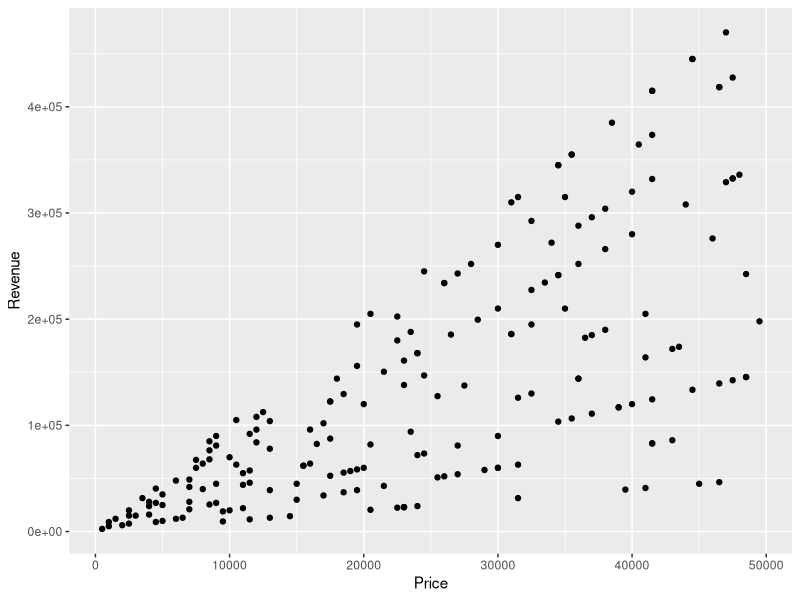
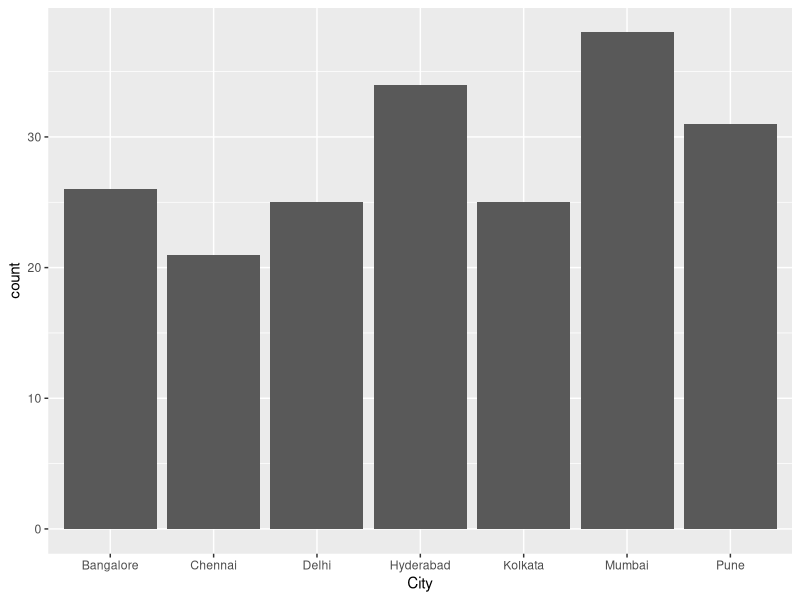
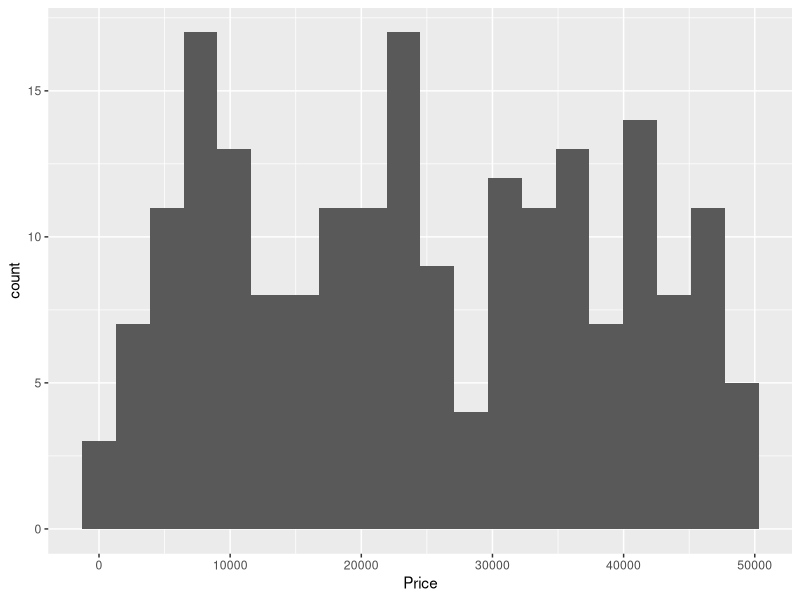
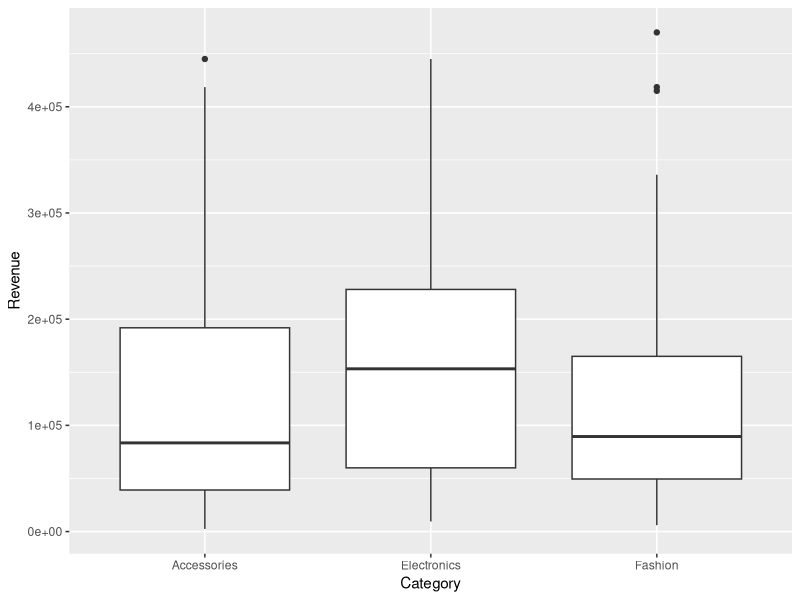
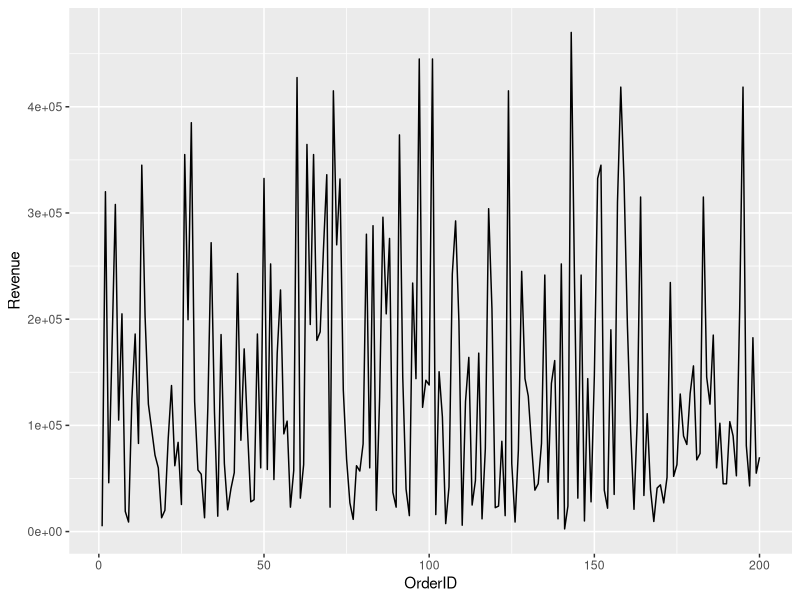
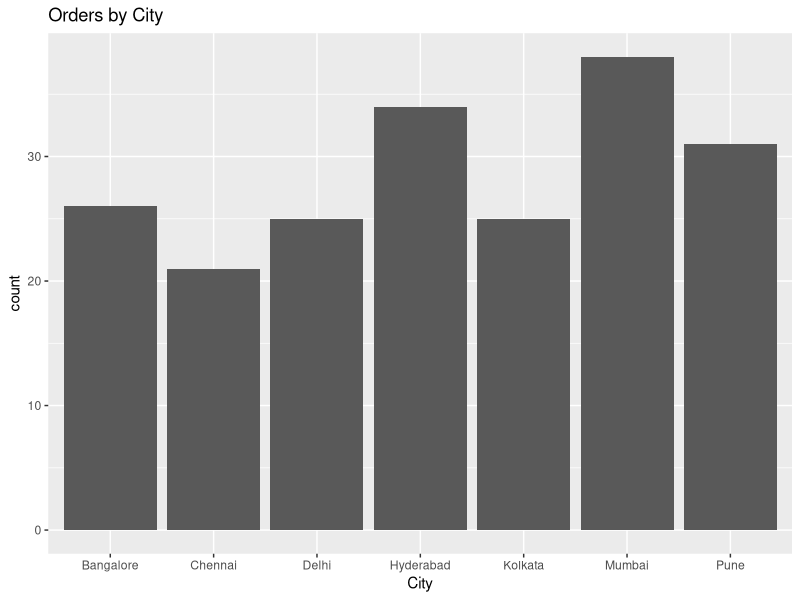
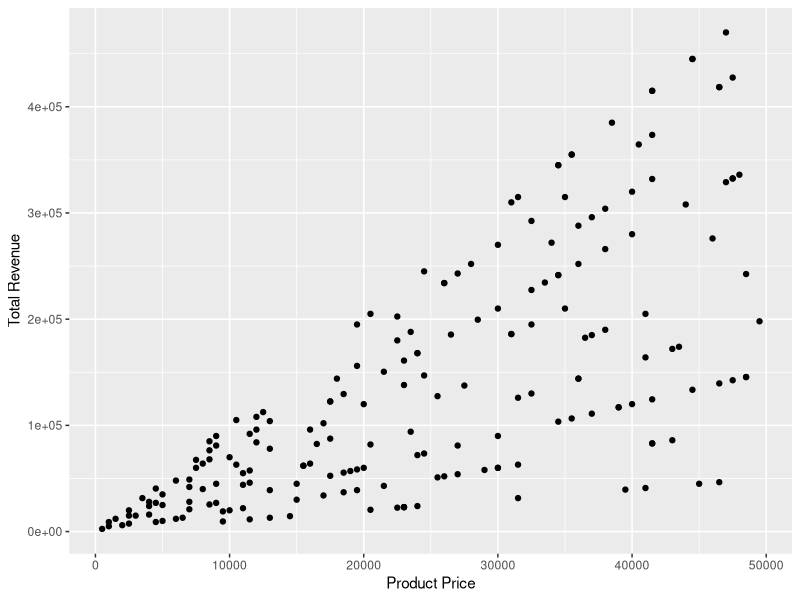
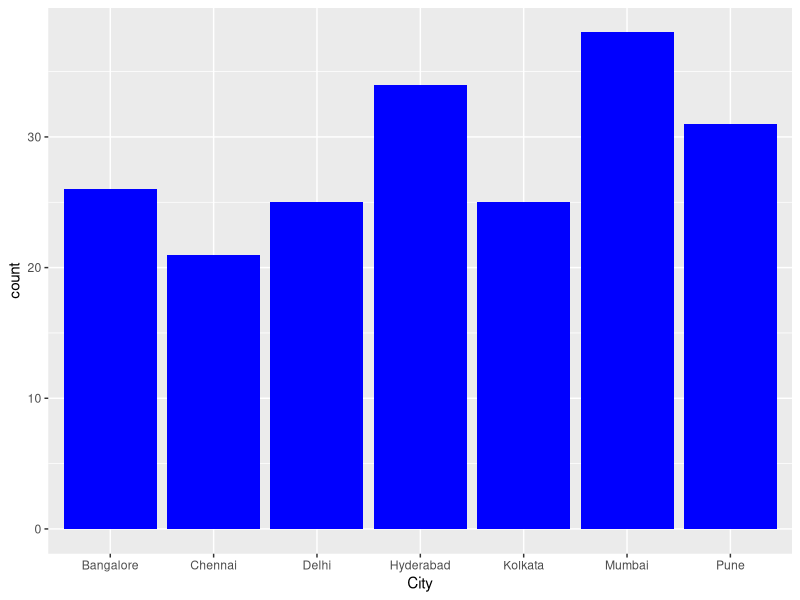

The R source for these figures, in order:
#Assignment 5 --------------------

# Install and Load Package 
install.packages("ggplot2") 
library(ggplot2) 
# ------------------------------------------------- 
# Create Dataset 
# ------------------------------------------------- 
set.seed(123) 
sales_data <- data.frame( 
  OrderID = 1:200, 
  CustomerName = sample( 
    c("Rahul","Amit","Priya","Neha","Arjun","Sneha","Rohit","Kiran","Pooja","Vikas"), 
    200, replace = TRUE 
  ), 
  City = 
    sample(c("Pune","Mumbai","Delhi","Bangalore","Hyderabad","Chennai","Kolkata"), 
           200, replace = TRUE 
    ), 
  Product = sample( 
    c("Laptop","Mobile","Tablet","Shoes", 
      "Watch","Headphones","Camera"), 
    200, 
    replace = TRUE 
  ), 
  Category = sample( 
    c("Electronics","Fashion","Accessories"), 
    200, 
    replace = TRUE 
  ), 
  Quantity = sample(1:10, 200, replace = TRUE), 
  Price = sample( 
    seq(500, 50000, 500),200,replace = TRUE), 
  Discount = sample( 
    c(0,5,10,15,20,25), 
    200, 
    replace = TRUE 
  ), 
  PaymentMethod = sample( 
    c("Cash","Card","UPI","Net Banking"), 
    200, 
    replace = TRUE 
  ) 
) 
# Create Calculated Columns 
sales_data$Revenue <- sales_data$Quantity * sales_data$Price 
sales_data$DiscountAmount <-  
  sales_data$Revenue * sales_data$Discount / 100 
sales_data$FinalAmount <-sales_data$Revenue - sales_data$DiscountAmount 
# Display First Rows 
head(sales_data) 


#Q1) Basic ggplot Charts 

#a) Create scatter plot of Price vs Revenue 
#b) Create bar chart for City 
#c) Create histogram of Price 
#d) Create boxplot of Revenue by Category 
#e) Create line chart for Revenue by OrderID 


#a) Create scatter plot of Price vs Revenue 
ggplot(sales_data, aes(x = Price, y = Revenue)) + 
  geom_point() 

#b) Create bar chart for City 
ggplot(sales_data, aes(x = City)) + 
  geom_bar() 

#c) Create histogram of Price 
ggplot(sales_data, aes(x = Price)) + 
  geom_histogram(bins = 20) 

#d) Create boxplot of Revenue by Category 
ggplot(sales_data, aes(x = Category, y = Revenue)) + 
  geom_boxplot() 

#e) Create line chart for Revenue by OrderID 
ggplot(sales_data, aes(x = OrderID, y = Revenue)) + 
  geom_line() 

#Q2) Customized Visualization 

#a) Add title to chart 
#b) Change axis labels 
#c) Change color of bars 
#d) Change theme style 
#e) Rotate x-axis labels 

#Customized Visualization 

#a) Add title to chart 
ggplot(sales_data, aes(x = City)) + 
  geom_bar() + 
  labs(title = "Orders by City") 

#b) Change axis labels 
ggplot(sales_data, aes(x = Price, y = Revenue)) + 
  geom_point() + 
  labs(x = "Product Price", y = "Total Revenue") 

#c) Change color of bars 
ggplot(sales_data, aes(x = City)) + 
  geom_bar(fill = "blue") 

#d) Change theme style 
ggplot(sales_data, aes(x = City)) + 
  geom_bar() + 
  theme_minimal() 

#e) Rotate x-axis labels 
ggplot(sales_data, aes(x = Product)) + 
  geom_bar() + 
  theme(axis.text.x = element_text(angle = 45)) 

#Q3) Multi-Variable Visualization 

#a) Price vs Revenue colored by Category 
#b) Price vs Quantity colored by Category 
#c) Revenue vs Discount 
#d) Top cities by revenue 
#e) Top products by sales 

#Multi-Variable Visualization 

#a) Price vs Revenue colored by Category 
ggplot(sales_data, aes(x = Price, y = Revenue, color = Category)) + 
  geom_point() 

#b) Price vs Quantity colored by Category 
ggplot(sales_data, aes(x = Price, y = Quantity, color = Category)) + 
  geom_point() 

#c) Revenue vs Discount 
ggplot(sales_data, aes(x = Discount, y = Revenue)) + 
  geom_point() 

#d) Top cities by revenue 
city_rev <- aggregate(
  x = list(TotalRevenue = sales_data$Revenue),
  by = list(City = sales_data$City),
  FUN = sum
)

ggplot(city_rev, aes(x = City, y = TotalRevenue)) +
  geom_bar(stat = "identity")

#e) Top products by sales 
product_sales <- aggregate(
  x = list(TotalRevenue = sales_data$Revenue),
  by = list(Product = sales_data$Product),
  FUN = sum
)

ggplot(product_sales, aes(x = Product, y = TotalRevenue)) +
  geom_bar(stat = "identity")

#Q4) Bar Chart, Scatter Plot, Histogram Analysis 

#a) Number of orders per city. (Bar Chart). 
#b) Price vs Revenue. (Scatter Plot) 
#c) Quantity vs Revenue (Scatter Plot) 
#d) Distribution of Quantity (Histogram) 
#e) Histogram by Category (Histogram) 

#Bar Chart, Scatter Plot, Histogram Analysis 

#a) Number of orders per city (Bar Chart) 
ggplot(sales_data, aes(x = City)) + 
  geom_bar() 

#b) Price vs Revenue (Scatter Plot) 
ggplot(sales_data, aes(x = Price, y = Revenue)) + 
  geom_point() 

#c) Quantity vs Revenue (Scatter Plot) 
ggplot(sales_data, aes(x = Quantity, y = Revenue)) + 
  geom_point() 

#d) Distribution of Quantity (Histogram) 
ggplot(sales_data, aes(x = Quantity)) + 
  geom_histogram(bins = 10) 

#e) Histogram by Category 
ggplot(sales_data, aes(x = Revenue, fill = Category)) + 
  geom_histogram(bins = 20) 

#Q5) Box Plot, Line Chart, Faceted Chart Analysis 

#a) Revenue by Category (Box Plot) 
#b) Price by Product (Box Plot) 
#c) Revenue trend by OrderID (Line Chart) 
#d) Discount trend (Line Chart) 
#e) City orders by category (Faceted Chart) 

#Box Plot, Line Chart, Faceted Chart Analysis 

#a) Revenue by Category (Box Plot) 
ggplot(sales_data, aes(x = Category, y = Revenue)) + 
  geom_boxplot() 

#b) Price by Product (Box Plot) 
ggplot(sales_data, aes(x = Product, y = Price)) + 
  geom_boxplot() 

#c) Revenue trend by OrderID (Line Chart) 
ggplot(sales_data, aes(x = OrderID, y = Revenue)) + 
  geom_line() 

#d) Discount trend (Line Chart) 
ggplot(sales_data, aes(x = OrderID, y = Discount)) + 
  geom_line() 

#e) City orders by category (Faceted Chart) 
ggplot(sales_data, aes(x = City)) + 
  geom_bar() + 
  facet_wrap(~Category)
